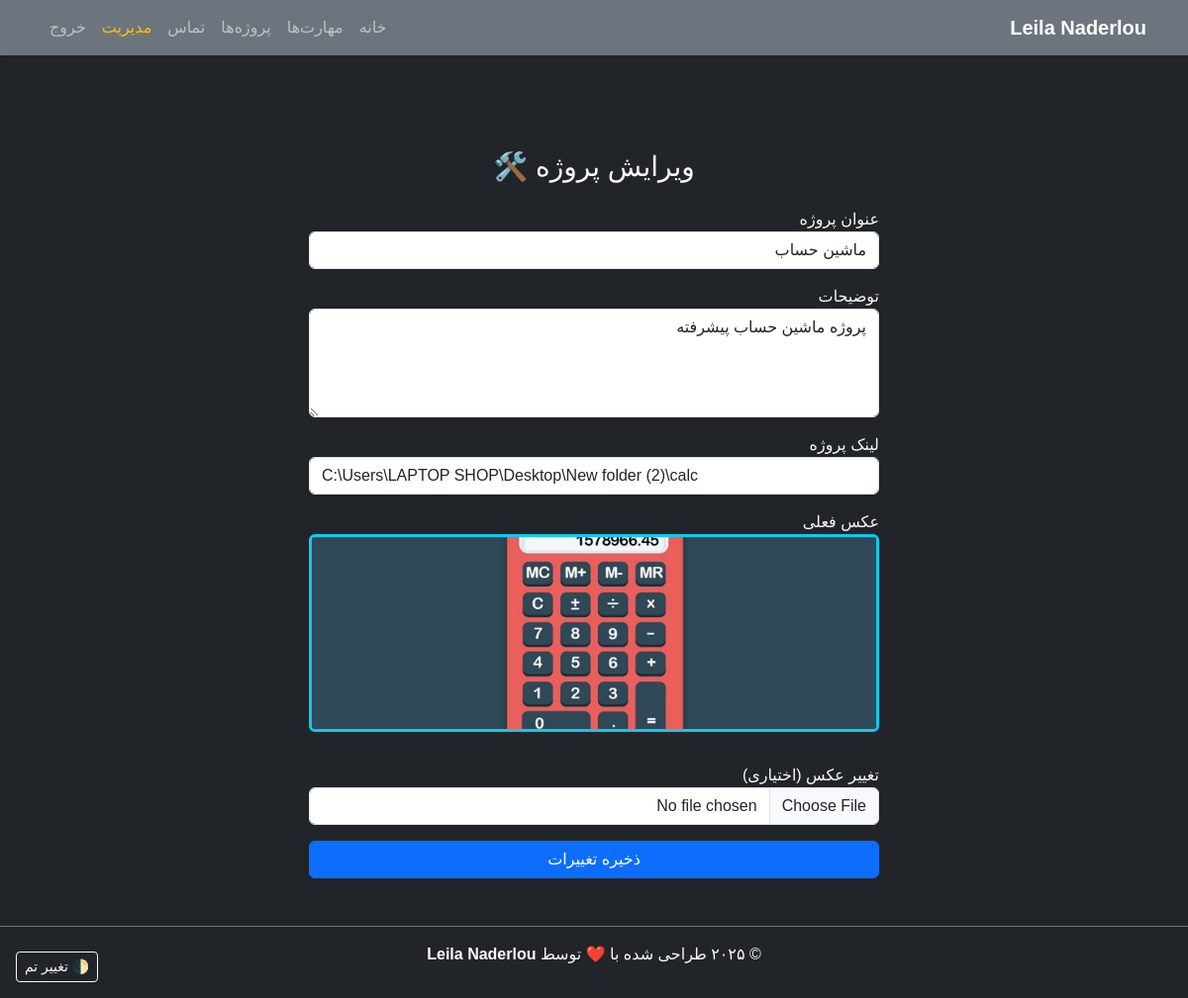
/edit_project/1 (signed in), run on the app's committed database.
### app.py (models this page shows)
class Project(db.Model):
    id = db.Column(db.Integer, primary_key=True)
    title = db.Column(db.String(100), nullable=False)
    description = db.Column(db.Text, nullable=False)
    image_url = db.Column(db.String(250))
    link = db.Column(db.String(250))

### app.py (the view, shortened to what this page needs)
@app.route('/edit_project/<int:id>', methods=['GET', 'POST'])
def edit_project(id):
    if not session.get('admin'):
        flash("ابتدا وارد شوید ❌", "danger")
        return redirect(url_for('login'))
    project = Project.query.get_or_404(id)
    return render_template('edit_project.html', project=project)

### templates/edit_project.html (shortened to what this page needs)
{% extends 'base.html' %}
{% block content %}
<div class="container mt-5" style="max-width:600px;">
  <h3 class="text-center mb-4">ویرایش پروژه 🛠️</h3>
  <form method="POST" enctype="multipart/form-data">
    <div class="mb-3">
      <label>عنوان پروژه</label>
      <input type="text" name="title" value="{{ project.title }}" class="form-control" required>
    </div>
    <div class="mb-3">
      <label>توضیحات</label>
      <textarea name="description" rows="4" class="form-control" required>{{ project.description }}</textarea>
    </div>
    <div class="mb-3">
      <label>لینک پروژه</label>
      <input type="url" name="link" value="{{ project.link }}" class="form-control">
    </div>
    <div class="mb-3">
      <label>عکس فعلی</label><br>
      {% if project.image_url %}
        <img src="{{ project.image_url }}" alt="{{ project.title }}" style="width:100%; max-height:200px; object-fit:cover;" class="rounded mb-3">
      {% else %}
        <p class="text-muted">هیچ عکسی ثبت نشده</p>
      {% endif %}
    </div>
    <div class="mb-3">
      <label>تغییر عکس (اختیاری)</label>
      <input type="file" name="image_file" class="form-control" accept=".png,.jpg,.jpeg,.gif">
    </div>
    <button type="submit" class="btn btn-primary w-100">ذخیره تغییرات</button>
  </form>
</div>
{% endblock %}

### static/css/style.css (style rules this page uses)
body { font-family: "Vazirmatn", sans-serif; }
img { border: 3px solid #0dcaf0; }

### data on the page
Project: title "ماشین حساب", description "پروژه ماشین حساب پیشرفته", link "C:\\Users\\LAPTOP SHOP\\Desktop\\New folder (2)\\calc", image_url (picture)
